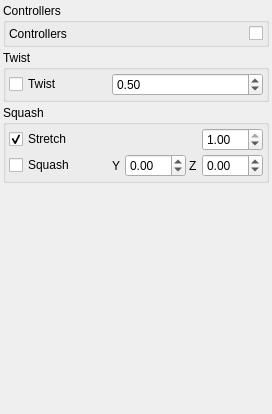
<?xml version="1.0" encoding="UTF-8"?>
<ui version="4.0">
 <class>Form</class>
 <widget class="QWidget" name="Form">
  <property name="geometry">
   <rect>
    <x>0</x>
    <y>0</y>
    <width>256</width>
    <height>414</height>
   </rect>
  </property>
  <property name="windowTitle">
   <string>Form</string>
  </property>
  <layout class="QVBoxLayout" name="verticalLayout">
   <property name="spacing">
    <number>3</number>
   </property>
   <property name="margin">
    <number>3</number>
   </property>
   <item>
    <widget class="QGroupBox" name="groupBox_3">
     <property name="title">
      <string>Controllers</string>
     </property>
     <layout class="QGridLayout" name="gridLayout_2">
      <property name="margin">
       <number>3</number>
      </property>
      <property name="spacing">
       <number>3</number>
      </property>
      <item row="0" column="0">
       <widget class="QLabel" name="label">
        <property name="text">
         <string>Controllers</string>
        </property>
       </widget>
      </item>
      <item row="0" column="1">
       <widget class="QCheckBox" name="uiAddControllers">
        <property name="layoutDirection">
         <enum>Qt::RightToLeft</enum>
        </property>
        <property name="text">
         <string/>
        </property>
       </widget>
      </item>
     </layout>
    </widget>
   </item>
   <item>
    <widget class="QGroupBox" name="groupBox">
     <property name="title">
      <string>Twist</string>
     </property>
     <layout class="QHBoxLayout" name="horizontalLayout">
      <property name="spacing">
       <number>3</number>
      </property>
      <property name="margin">
       <number>3</number>
      </property>
      <item>
       <widget class="QCheckBox" name="uiTwist">
        <property name="sizePolicy">
         <sizepolicy hsizetype="Fixed" vsizetype="Fixed">
          <horstretch>0</horstretch>
          <verstretch>0</verstretch>
         </sizepolicy>
        </property>
        <property name="minimumSize">
         <size>
          <width>100</width>
          <height>0</height>
         </size>
        </property>
        <property name="layoutDirection">
         <enum>Qt::LeftToRight</enum>
        </property>
        <property name="text">
         <string>Twist </string>
        </property>
       </widget>
      </item>
      <item>
       <widget class="QDoubleSpinBox" name="uiTwistBlend">
        <property name="maximum">
         <double>1.000000000000000</double>
        </property>
        <property name="singleStep">
         <double>0.100000000000000</double>
        </property>
        <property name="value">
         <double>0.500000000000000</double>
        </property>
       </widget>
      </item>
     </layout>
    </widget>
   </item>
   <item>
    <widget class="QGroupBox" name="groupBox_2">
     <property name="title">
      <string>Squash</string>
     </property>
     <layout class="QGridLayout" name="gridLayout">
      <property name="margin">
       <number>3</number>
      </property>
      <property name="spacing">
       <number>3</number>
      </property>
      <item row="1" column="1">
       <widget class="QLabel" name="uiSquashYLBL">
        <property name="sizePolicy">
         <sizepolicy hsizetype="Fixed" vsizetype="Preferred">
          <horstretch>0</horstretch>
          <verstretch>0</verstretch>
         </sizepolicy>
        </property>
        <property name="minimumSize">
         <size>
          <width>10</width>
          <height>0</height>
         </size>
        </property>
        <property name="text">
         <string>Y</string>
        </property>
       </widget>
      </item>
      <item row="1" column="2">
       <widget class="QDoubleSpinBox" name="uiSquashy">
        <property name="minimum">
         <double>-99.989999999999995</double>
        </property>
        <property name="maximum">
         <double>99.989999999999995</double>
        </property>
        <property name="singleStep">
         <double>0.100000000000000</double>
        </property>
       </widget>
      </item>
      <item row="1" column="3">
       <widget class="QLabel" name="uiSquashZLBL">
        <property name="sizePolicy">
         <sizepolicy hsizetype="Fixed" vsizetype="Preferred">
          <horstretch>0</horstretch>
          <verstretch>0</verstretch>
         </sizepolicy>
        </property>
        <property name="minimumSize">
         <size>
          <width>10</width>
          <height>0</height>
         </size>
        </property>
        <property name="text">
         <string>Z</string>
        </property>
       </widget>
      </item>
      <item row="1" column="4">
       <widget class="QDoubleSpinBox" name="uiSquashz">
        <property name="minimum">
         <double>-99.989999999999995</double>
        </property>
        <property name="singleStep">
         <double>0.100000000000000</double>
        </property>
       </widget>
      </item>
      <item row="1" column="0">
       <widget class="QCheckBox" name="uiSquash">
        <property name="minimumSize">
         <size>
          <width>100</width>
          <height>0</height>
         </size>
        </property>
        <property name="maximumSize">
         <size>
          <width>100</width>
          <height>16777215</height>
         </size>
        </property>
        <property name="text">
         <string>Squash</string>
        </property>
       </widget>
      </item>
      <item row="0" column="0">
       <widget class="QCheckBox" name="uiStretch">
        <property name="text">
         <string>Stretch</string>
        </property>
        <property name="checked">
         <bool>true</bool>
        </property>
       </widget>
      </item>
      <item row="0" column="4">
       <widget class="QDoubleSpinBox" name="uiStretchBlend">
        <property name="maximum">
         <double>1.000000000000000</double>
        </property>
        <property name="singleStep">
         <double>0.500000000000000</double>
        </property>
        <property name="value">
         <double>1.000000000000000</double>
        </property>
       </widget>
      </item>
     </layout>
    </widget>
   </item>
   <item>
    <spacer name="verticalSpacer">
     <property name="orientation">
      <enum>Qt::Vertical</enum>
     </property>
     <property name="sizeHint" stdset="0">
      <size>
       <width>20</width>
       <height>280</height>
      </size>
     </property>
    </spacer>
   </item>
  </layout>
 </widget>
 <resources/>
 <connections/>
</ui>
